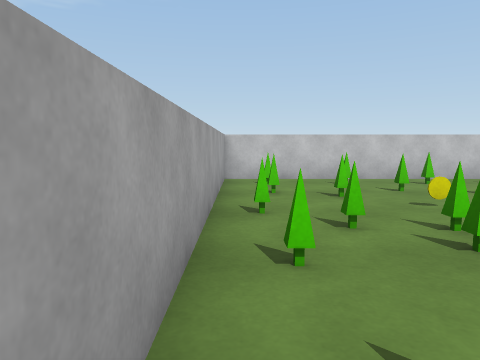
[1] (above)

18 first-person views from a walk through a 3-D level made in the Unity game engine. The camera is 1.2 m above the floor, tilts 6° down and sees 70° across. The floor is counted in squares, 1 m on a side. Each view is taken from the middle of a square. On the plan, view 1 faces up. The plan holds only what a view shows up to about 14 squares ahead; the rest is blank. The player is left out.

[2]
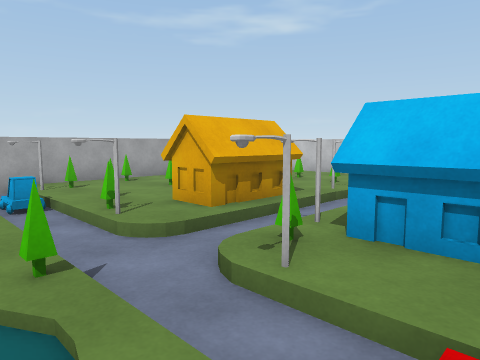

[3]
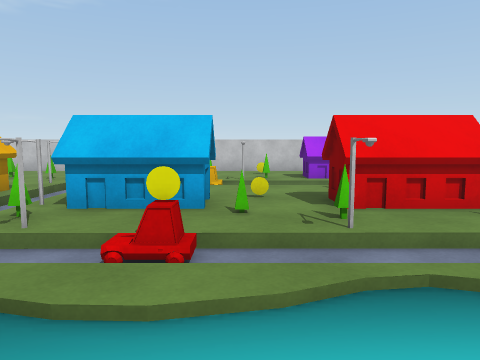

[4]
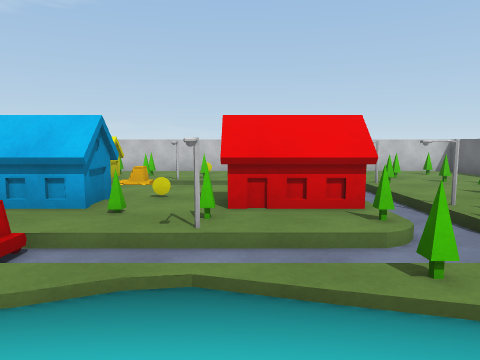

[5]
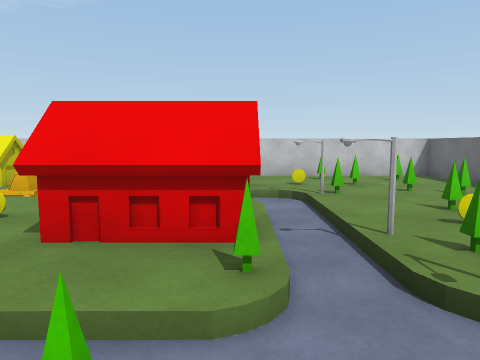

[6]
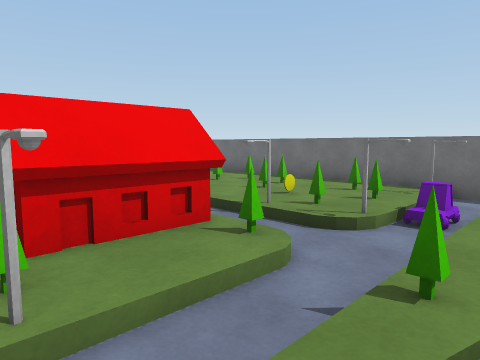

[7]
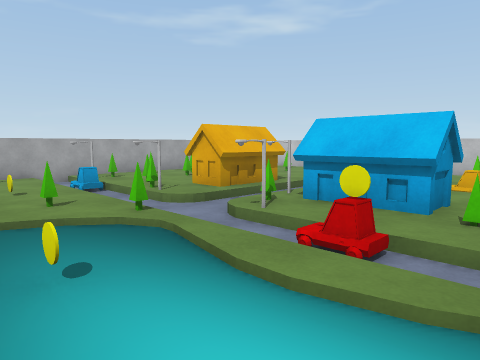

[8]
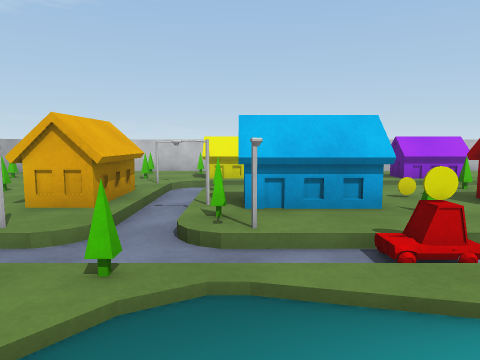

[9]
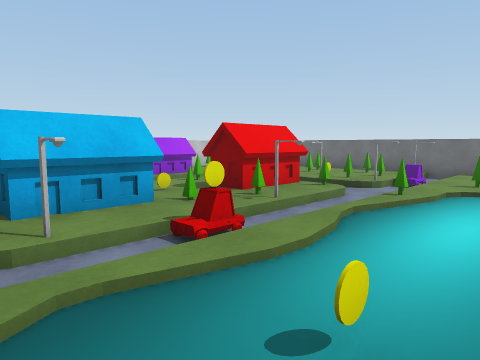

[10]
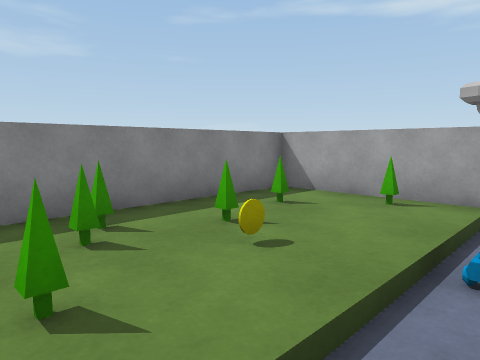

[11]
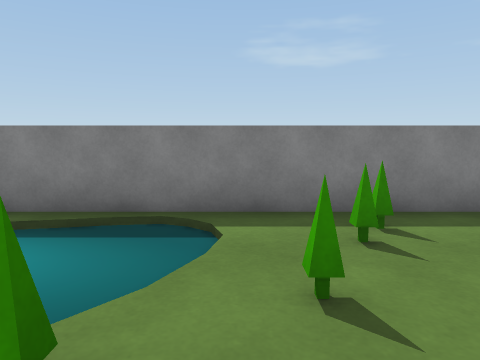

[12]
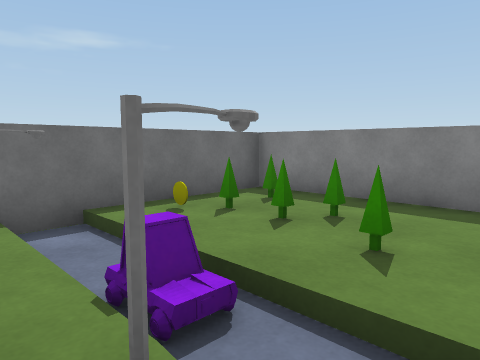

[13]
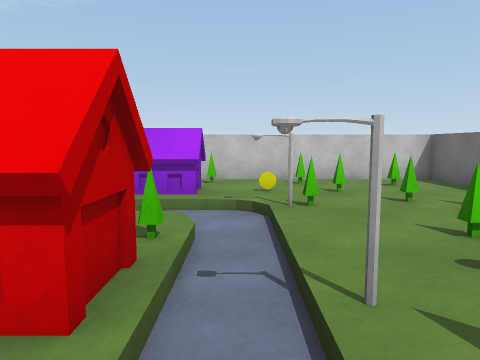

[14]
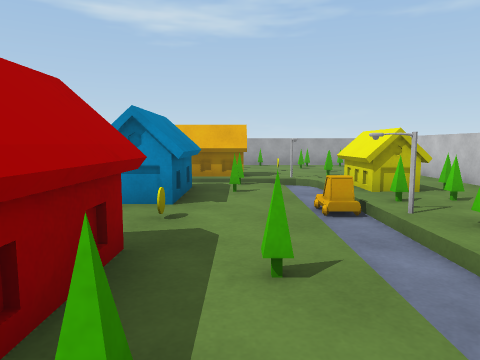

[15]
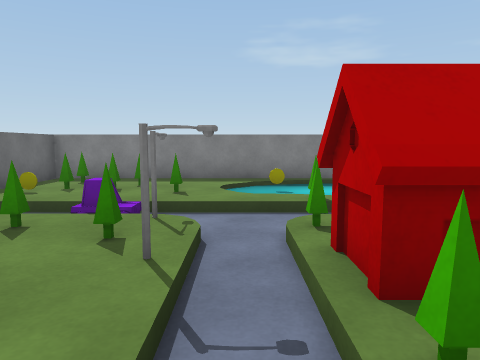

[16]
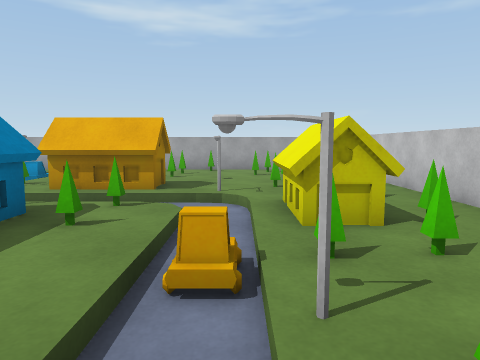

[17]
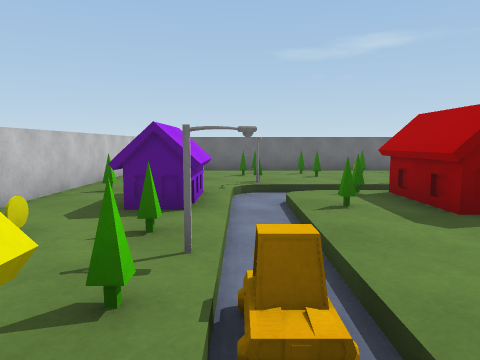

[18]
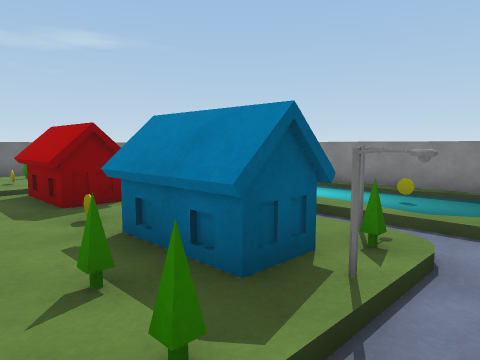

### Floor plan
Key: @ floor where view 1 was taken; # wall or solid block; . main floor; - floor 0.25 m lower than the main floor; / step, stairs or slope; = window, fence, low wall or low ledge; ^ raised ledge; C yellow coin; L lamp; O other object.
Columns run from 1 left of view 1 to 22 right of it. Each row starts with its distance up from view 1.
 10 ########################
  9 #.=...O.O....C..O.=O...#
  8 #.O.O...^^OO..^^^....O.#
  7 #.OOO.O.^^^O.O^^^.CO...#
  6 #......L////L////LO.O..#
  5 #O..C../-////////-...O.#
  4 ##OO.^^/O.O...O.O-..OO.#
  3 #O.O.^^^/^^^C.^^^-.C...#
  2 #....^^/L^^^#.^^#L...O.#
  1 #.O.OO.//O..O.O.O-O.O..#
  0 #@LO/-L--LCO/L///-LO/L/#
 -1 #///////O///////O//////#
 -2 #O..C.O.---------.O..C.#
 -3 #...O.O.--C-----C-.OOO.#
 -4 #.O..O..---------....O.#
 -5 ########################

Positions as (right, up) in squares from view 1, and headings:
1: (0, 0), facing up
2: (10, -2), facing up-left
3: (11, -4), facing up
4: (13, -4), facing up
5: (15, -2), facing up
6: (12, -2), facing up-right
7: (12, -4), facing up-left
8: (8, -4), facing up
9: (7, -4), facing up-right
10: (6, 0), facing down-left
11: (6, 0), facing down
12: (16, 1), facing down-right
13: (16, 0), facing up
14: (16, 4), facing left
15: (16, 5), facing down
16: (13, 6), facing left
17: (8, 6), facing right
18: (6, 5), facing down-right
